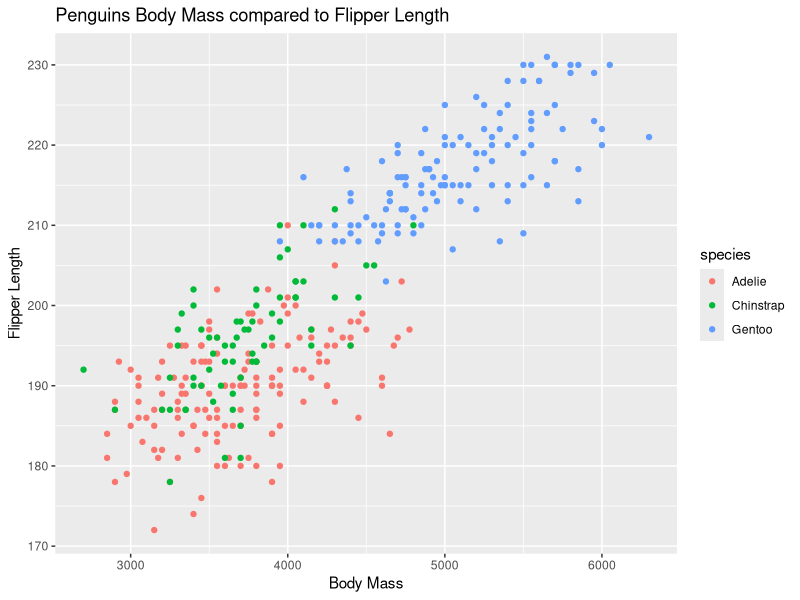

This figure's R source:
## ---- chunk 1
#| message: false
library(tidyverse)
library(palmerpenguins)
## ---- chunk 2
#| warning: false
penguins |> 
  ggplot(aes(x = body_mass_g, y = flipper_length_mm, color = species)) +
    geom_point() +
    labs(title = "Penguins Body Mass compared to Flipper Length", 
         x = "Body Mass", 
         y = "Flipper Length")
